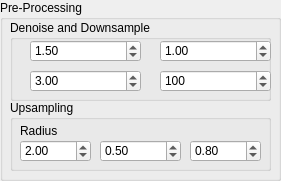
     <widget class="QGroupBox" name="groupBox_9">
      <property name="geometry">
       <rect>
        <x>360</x>
        <y>260</y>
        <width>281</width>
        <height>181</height>
       </rect>
      </property>
      <property name="title">
       <string>Pre-Processing</string>
      </property>
      <widget class="QGroupBox" name="Denoise">
       <property name="geometry">
        <rect>
         <x>10</x>
         <y>20</y>
         <width>261</width>
         <height>81</height>
        </rect>
       </property>
       <property name="autoFillBackground">
        <bool>false</bool>
       </property>
       <property name="title">
        <string>Denoise and Downsample</string>
       </property>
       <widget class="QDoubleSpinBox" name="doubleSpinBox_denoise">
        <property name="geometry">
         <rect>
          <x>20</x>
          <y>20</y>
          <width>111</width>
          <height>22</height>
         </rect>
        </property>
        <property name="value">
         <double>1.500000000000000</double>
        </property>
       </widget>
       <widget class="QDoubleSpinBox" name="SpinBox_Downsample">
        <property name="geometry">
         <rect>
          <x>150</x>
          <y>20</y>
          <width>111</width>
          <height>22</height>
         </rect>
        </property>
        <property name="value">
         <double>1.000000000000000</double>
        </property>
       </widget>
       <widget class="QDoubleSpinBox" name="doubleSpinBox_denoise_EcliSeg">
        <property name="geometry">
         <rect>
          <x>20</x>
          <y>50</y>
          <width>111</width>
          <height>22</height>
         </rect>
        </property>
        <property name="value">
         <double>3.000000000000000</double>
        </property>
       </widget>
       <widget class="QSpinBox" name="spinBox_minP_Denoise">
        <property name="geometry">
         <rect>
          <x>150</x>
          <y>50</y>
          <width>111</width>
          <height>22</height>
         </rect>
        </property>
        <property name="maximum">
         <number>1000000</number>
        </property>
        <property name="value">
         <number>100</number>
        </property>
       </widget>
      </widget>
      <widget class="QGroupBox" name="Denoise_3">
       <property name="geometry">
        <rect>
         <x>10</x>
         <y>100</y>
         <width>261</width>
         <height>71</height>
        </rect>
       </property>
       <property name="autoFillBackground">
        <bool>false</bool>
       </property>
       <property name="title">
        <string>Upsampling</string>
       </property>
       <widget class="QDoubleSpinBox" name="doubleBox_Upsampling_01">
        <property name="geometry">
         <rect>
          <x>90</x>
          <y>40</y>
          <width>81</width>
          <height>22</height>
         </rect>
        </property>
        <property name="maximum">
         <double>1000000.000000000000000</double>
        </property>
        <property name="value">
         <double>0.500000000000000</double>
        </property>
       </widget>
       <widget class="QDoubleSpinBox" name="doubleBox_Upsampling_02">
        <property name="geometry">
         <rect>
          <x>180</x>
          <y>40</y>
          <width>71</width>
          <height>22</height>
         </rect>
        </property>
        <property name="maximum">
         <double>1000000.000000000000000</double>
        </property>
        <property name="value">
         <double>0.800000000000000</double>
        </property>
       </widget>
       <widget class="QDoubleSpinBox" name="doubleBox_Upsampling_03">
        <property name="geometry">
         <rect>
          <x>10</x>
          <y>40</y>
          <width>71</width>
          <height>22</height>
         </rect>
        </property>
        <property name="minimum">
         <double>-99999999.000000000000000</double>
        </property>
        <property name="maximum">
         <double>1000000.000000000000000</double>
        </property>
        <property name="value">
         <double>2.000000000000000</double>
        </property>
       </widget>
       <widget class="QLabel" name="label_OBBSizeTolerance_14">
        <property name="geometry">
         <rect>
          <x>10</x>
          <y>20</y>
          <width>61</width>
          <height>21</height>
         </rect>
        </property>
        <property name="text">
         <string>Radius</string>
        </property>
       </widget>
      </widget>
     </widget>
